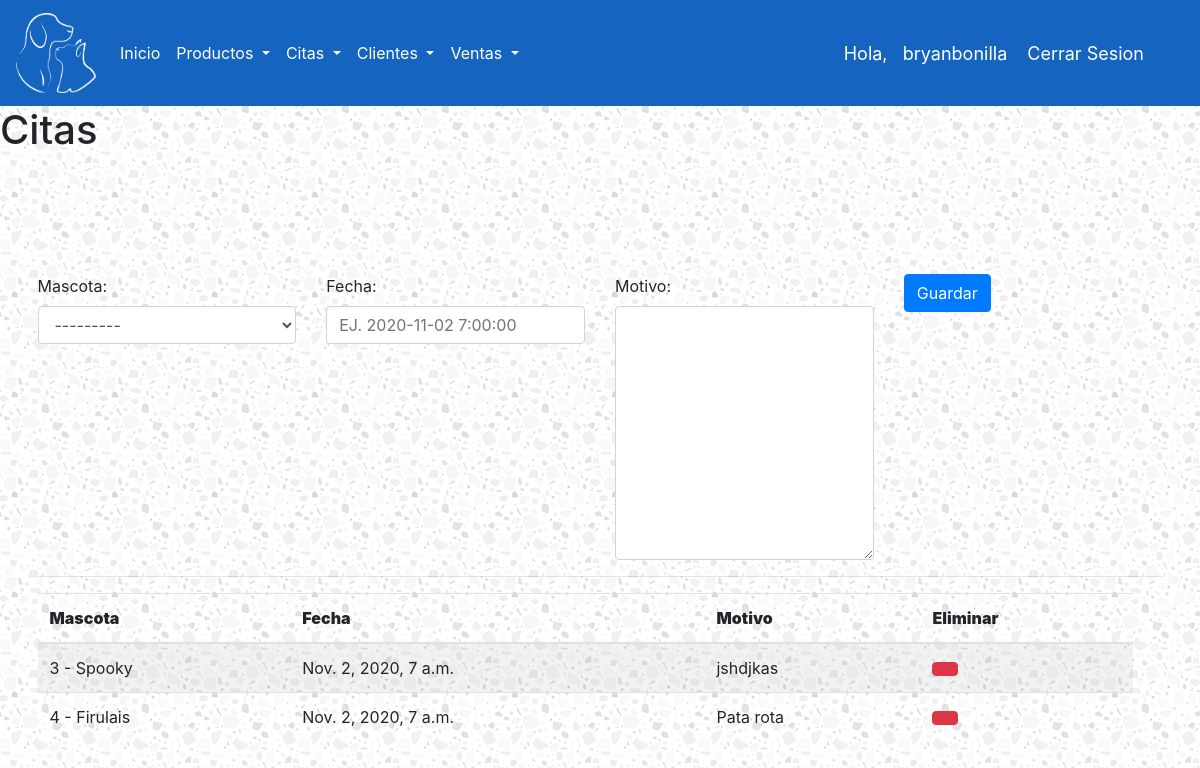
Before: /citas/ (signed in) with the older database file.
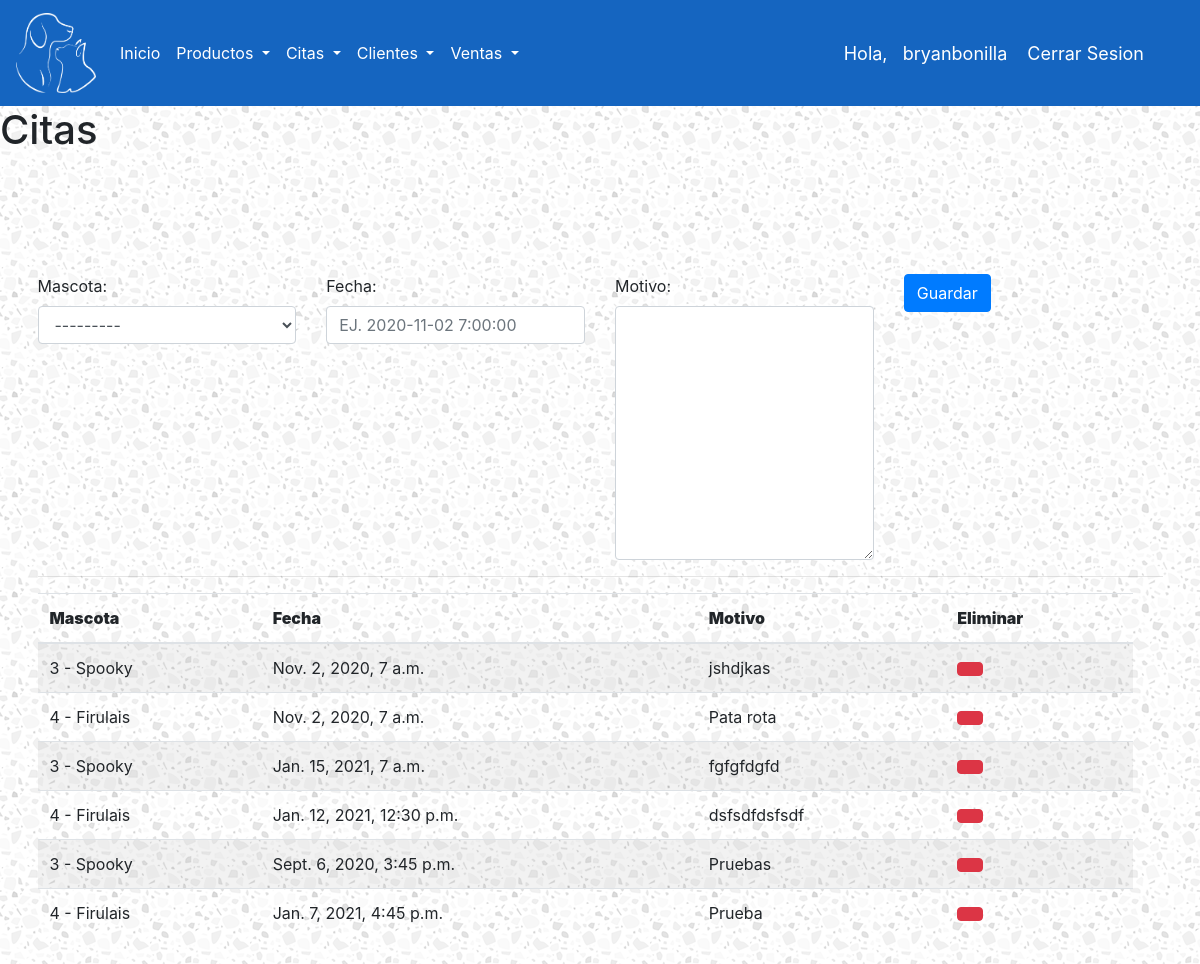
After: the same page with the newer database file.
### ControlDeVeterinaria/models.py (models this page shows)
class Cita(models.Model):
    mascota = models.ForeignKey(Mascota, on_delete=models.SET_NULL, null = True)
    fecha = models.DateTimeField(null=True, blank=True)
    motivo = models.TextField()

class Mascota(models.Model):
    nombreMascota = models.CharField(max_length=20)
    especie = models.CharField(max_length=20)
    raza = models.CharField(max_length=20)
    edad = models.IntegerField()
    propietario = models.ForeignKey(Propietario, on_delete=models.SET_NULL, null=True)
    def __str__(self):
        return '%s - %s' % (self.id, self.nombreMascota)

### ControlDeVeterinaria/views.py (the view)
# urls.py: path('citas/', crearCita, name="crear-cita"),
@login_required(login_url='login')
def crearCita(request):
    form = CitaForm(request.POST)
    listaCitas = Cita.objects.all()
    if form.is_valid():
        form.save()
    context ={
        'listaCitas':listaCitas,
        'form':form,
    }
    return render(request, 'ControlDeVeterinaria/citas.html', context)

### ControlDeVeterinaria/forms.py
class CitaForm(forms.ModelForm):
    class Meta:
        model = Cita
        fields = ['mascota', 'motivo', 'fecha']
    def __init__(self, *args, **kwargs):
        super(CitaForm, self).__init__(*args, **kwargs)
        self.fields['mascota'].widget.attrs['class'] = 'form-control'
        self.fields['motivo'].widget.attrs['class'] = 'form-control'
        self.fields['fecha'].widget.attrs['placeholder'] = 'EJ. 2020-11-02 7:00:00'
        self.fields['fecha'].widget.attrs['class'] = 'form-control'

### ControlDeVeterinaria/models.py (called while the page is built)
    def __str__(self):
        return self.username

### ControlDeVeterinaria/templates/ControlDeVeterinaria/citas.html (shortened to what this page needs)
{% extends 'ControlDeVeterinaria/base.html' %}
{% load static %}
{% block content %}
<h1> Citas </h1>
<br>
<form action="" method="post" class="form-horizontal" enctype="multipart/form-data">{% csrf_token %}
	<div class="row">
		<div class="col-sm-3">
			<label>Mascota: </label>
			{{ form.mascota }}
		</div>
		<div class="col-sm-3">
			<label>Fecha: </label>
			{{ form.fecha }}
		</div>
		<div class="col-sm-3">
			<label>Motivo: </label>
			{{ form.motivo }}
		</div>
		<div class="col-sm-3">
			<button class="btn btn-primary" type="submit"> Guardar </button>
		</div>
	</div>
	<hr>
	<div class="row col-sm-12">
		<table id="dvData" class="table table-striped" >
			<thead>
				<tr>
					<th >
						<strong>Mascota</strong>
					</th>
					<th >
						<strong>Fecha</strong>
					</th>
					<th >
						<strong>Motivo</strong>
					</th>
					<th >
						<strong>Eliminar</strong>
					</th>
				</tr>
			</thead>
			<tbody>
				{% for datos in listaCitas %}
					<tr>
						<td >{{ datos.mascota }}</td>
						<td >{{ datos.fecha }}</td>
						<td >{{ datos.motivo }}</td>
						<td >
							<a href="{% url 'borrar-cita' datos.id %}" class="btn btn-default btn-danger"></a>
						</td>
					</tr>
				{% endfor %}
			</tbody>
		</table>
	</div>
</form>
{% endblock %}

Changed rows visible on the page:
added Cita: mascota "3 - Spooky", fecha "Jan. 15, 2021, 7 a.m.", motivo "fgfgfdgfd"
added Cita: mascota "4 - Firulais", fecha "Jan. 12, 2021, 12:30 p.m.", motivo "dsfsdfdsfsdf"
added Cita: mascota "3 - Spooky", fecha "Sept. 6, 2020, 3:45 p.m.", motivo "Pruebas"
added Cita: mascota "4 - Firulais", fecha "Jan. 7, 2021, 4:45 p.m.", motivo "Prueba"
